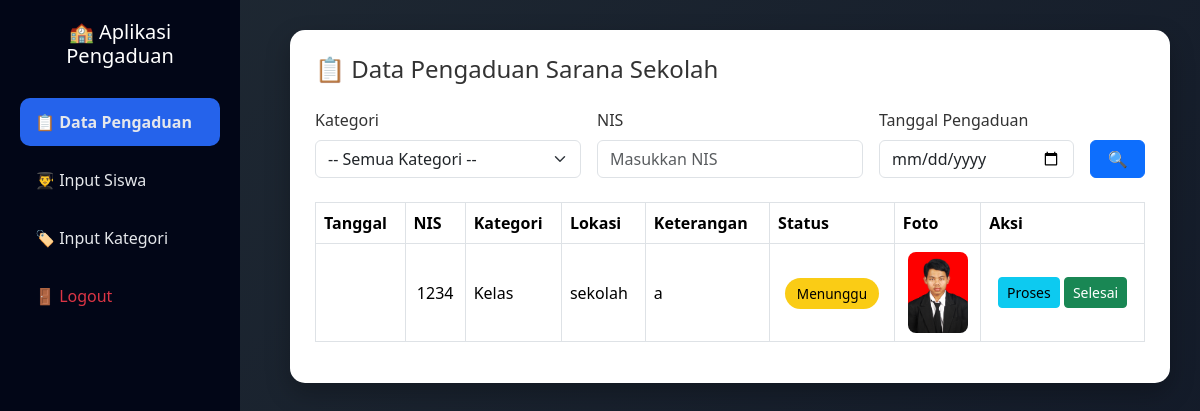
Before: /dashboard_admin.php with the older database file.
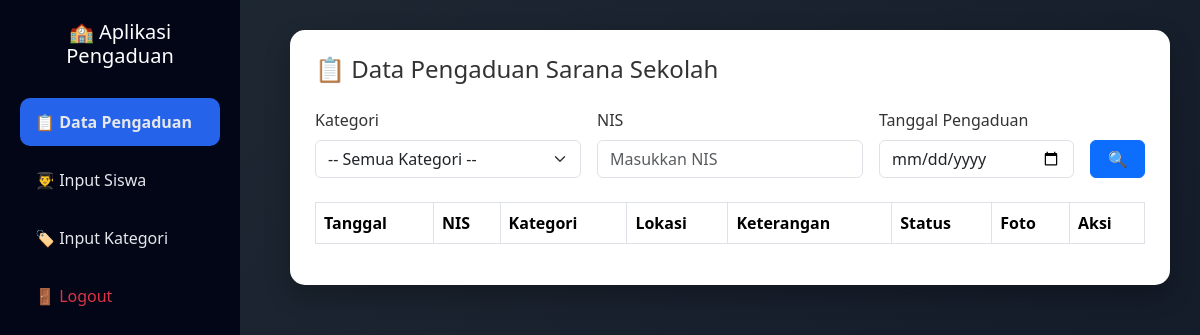
After: the same page with the newer database file.
### tables this page shows
CREATE TABLE `input_aspirasi` (
  `id_pelaporan` int NOT NULL,
  `nis` int DEFAULT NULL,
  `id_kategori` int DEFAULT NULL,
  `lokasi` varchar(50) DEFAULT NULL,
  `ket` varchar(100) DEFAULT NULL,
  `foto` varchar(100) DEFAULT NULL,
  `status` enum('Menunggu','Proses','Selesai') DEFAULT 'Menunggu',
  `tgl_pengaduan` date DEFAULT NULL
);

CREATE TABLE `kategori` (
  `id_kategori` int NOT NULL,
  `ket_kategori` varchar(30) DEFAULT NULL
);

### dashboard_admin.php (the view, shortened to what this page needs)
<?php
include 'config/koneksi.php';
$filter_nis      = $_GET['nis'] ?? '';
$filter_tgl      = $_GET['tgl'] ?? '';
?>
<!doctype html>
<html lang="id">
<head>
<link href="https://cdn.jsdelivr.net/npm/bootstrap@5.3.2/dist/css/bootstrap.min.css" rel="stylesheet">
</head>
<body>
<div class="sidebar">
    <h5>🏫 Aplikasi Pengaduan</h5>
    <a href="#" class="active">📋 Data Pengaduan</a>
    <a href="input_siswa.php">👨‍🎓 Input Siswa</a>
    <a href="input_kategori.php">🏷️ Input Kategori</a>
    <a href="index.php" class="text-danger">🚪 Logout</a>
</div>
<div class="content">
<div class="card-custom">
<h4 class="mb-4">📋 Data Pengaduan Sarana Sekolah</h4>
<form method="GET" class="row g-3 mb-4">
    <div class="col-md-4">
        <label class="form-label">Kategori</label>
        <select name="kategori" class="form-select">
            <option value="">-- Semua Kategori --</option>
        </select>
    </div>
    <div class="col-md-4">
        <label class="form-label">NIS</label>
        <input type="text" name="nis" class="form-control"
               value="<?= $filter_nis ?>" placeholder="Masukkan NIS">
    </div>
    <div class="col-md-3">
        <label class="form-label">Tanggal Pengaduan</label>
        <input type="date" name="tgl" class="form-control"
               value="<?= $filter_tgl ?>">
    </div>
    <div class="col-md-1 d-flex align-items-end">
        <button class="btn btn-primary w-100">🔍</button>
    </div>
</form>
<div class="table-responsive">
<table class="table table-bordered table-hover align-middle">
<thead>
<tr>
    <th>Tanggal</th>
    <th>NIS</th>
    <th>Kategori</th>
    <th>Lokasi</th>
    <th>Keterangan</th>
    <th>Status</th>
    <th>Foto</th>
    <th>Aksi</th>
</tr>
</thead>
<tbody>
<?php
$sql = "SELECT a.*, k.ket_kategori
        FROM input_aspirasi a
        LEFT JOIN kategori k ON a.id_kategori = k.id_kategori
        WHERE 1=1";
$sql .= " ORDER BY a.id_pelaporan DESC";
$q = mysqli_query($conn, $sql);
while($d = mysqli_fetch_array($q)){
?>
<tr>
    <td class="text-center"><?= $d['tgl_pengaduan']; ?></td>
    <td class="text-center"><?= $d['nis']; ?></td>
    <td><?= $d['ket_kategori']; ?></td>
    <td><?= $d['lokasi']; ?></td>
    <td><?= $d['ket']; ?></td>
    <td class="text-center">
        <span class="badge-status status-<?= $d['status']; ?>">
            <?= $d['status']; ?>
        </span>
    </td>
    <td class="text-center">
        <img src="uploads/<?= $d['foto']; ?>" width="60">
    </td>
    <td class="text-center">
        <a class="btn btn-info btn-sm"
           href="update_status.php?id=<?= $d['id_pelaporan']; ?>&s=Proses">
           Proses
        </a>
        <a class="btn btn-success btn-sm"
           href="update_status.php?id=<?= $d['id_pelaporan']; ?>&s=Selesai">
           Selesai
        </a>
    </td>
</tr>
<?php } ?>
</tbody>
</table>
</div>
</div>
</div>
</body>
</html>

Changed rows visible on the page:
removed input_aspirasi: nis "1234", id_kategori.ket_kategori "Kelas", lokasi "sekolah", ket "a", status "Menunggu", foto (picture)
